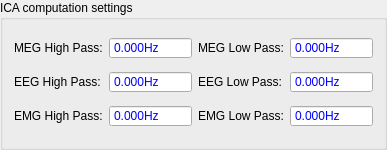
      <widget class="QGroupBox" name="groupICA">
       <property name="sizePolicy">
        <sizepolicy hsizetype="Expanding" vsizetype="Expanding">
         <horstretch>0</horstretch>
         <verstretch>0</verstretch>
        </sizepolicy>
       </property>
       <property name="minimumSize">
        <size>
         <width>150</width>
         <height>150</height>
        </size>
       </property>
       <property name="title">
        <string>ICA computation settings</string>
       </property>
       <layout class="QHBoxLayout" name="horizontalLayout_3">
        <item>
         <layout class="QGridLayout" name="gridLayout_4">
          <item row="1" column="2">
           <widget class="QDoubleSpinBox" name="spICAEEGHP">
            <property name="sizePolicy">
             <sizepolicy hsizetype="Expanding" vsizetype="Fixed">
              <horstretch>0</horstretch>
              <verstretch>0</verstretch>
             </sizepolicy>
            </property>
            <property name="minimumSize">
             <size>
              <width>50</width>
              <height>20</height>
             </size>
            </property>
            <property name="maximumSize">
             <size>
              <width>90</width>
              <height>16777215</height>
             </size>
            </property>
            <property name="styleSheet">
             <string notr="true">color: blue;</string>
            </property>
            <property name="readOnly">
             <bool>true</bool>
            </property>
            <property name="buttonSymbols">
             <enum>QAbstractSpinBox::NoButtons</enum>
            </property>
            <property name="suffix">
             <string>Hz</string>
            </property>
            <property name="decimals">
             <number>3</number>
            </property>
            <property name="maximum">
             <double>10000.000000000000000</double>
            </property>
           </widget>
          </item>
          <item row="1" column="1">
           <widget class="QLabel" name="labelEEGHP">
            <property name="sizePolicy">
             <sizepolicy hsizetype="Preferred" vsizetype="Fixed">
              <horstretch>0</horstretch>
              <verstretch>0</verstretch>
             </sizepolicy>
            </property>
            <property name="text">
             <string>EEG High Pass:</string>
            </property>
           </widget>
          </item>
          <item row="2" column="2">
           <widget class="QDoubleSpinBox" name="spICAEMGHP">
            <property name="sizePolicy">
             <sizepolicy hsizetype="Expanding" vsizetype="Fixed">
              <horstretch>0</horstretch>
              <verstretch>0</verstretch>
             </sizepolicy>
            </property>
            <property name="minimumSize">
             <size>
              <width>50</width>
              <height>20</height>
             </size>
            </property>
            <property name="maximumSize">
             <size>
              <width>90</width>
              <height>16777215</height>
             </size>
            </property>
            <property name="styleSheet">
             <string notr="true">color: blue;</string>
            </property>
            <property name="readOnly">
             <bool>true</bool>
            </property>
            <property name="buttonSymbols">
             <enum>QAbstractSpinBox::NoButtons</enum>
            </property>
            <property name="suffix">
             <string>Hz</string>
            </property>
            <property name="decimals">
             <number>3</number>
            </property>
            <property name="maximum">
             <double>10000.000000000000000</double>
            </property>
           </widget>
          </item>
          <item row="0" column="1">
           <widget class="QLabel" name="labelMEGHP">
            <property name="sizePolicy">
             <sizepolicy hsizetype="Preferred" vsizetype="Fixed">
              <horstretch>0</horstretch>
              <verstretch>0</verstretch>
             </sizepolicy>
            </property>
            <property name="text">
             <string>MEG High Pass:</string>
            </property>
           </widget>
          </item>
          <item row="0" column="2">
           <widget class="QDoubleSpinBox" name="spICAMEGHP">
            <property name="sizePolicy">
             <sizepolicy hsizetype="Expanding" vsizetype="Fixed">
              <horstretch>0</horstretch>
              <verstretch>0</verstretch>
             </sizepolicy>
            </property>
            <property name="minimumSize">
             <size>
              <width>50</width>
              <height>20</height>
             </size>
            </property>
            <property name="maximumSize">
             <size>
              <width>90</width>
              <height>16777215</height>
             </size>
            </property>
            <property name="styleSheet">
             <string notr="true">color: blue;</string>
            </property>
            <property name="readOnly">
             <bool>true</bool>
            </property>
            <property name="buttonSymbols">
             <enum>QAbstractSpinBox::NoButtons</enum>
            </property>
            <property name="suffix">
             <string>Hz</string>
            </property>
            <property name="decimals">
             <number>3</number>
            </property>
            <property name="maximum">
             <double>10000.000000000000000</double>
            </property>
           </widget>
          </item>
          <item row="2" column="1">
           <widget class="QLabel" name="labelEMGHP">
            <property name="sizePolicy">
             <sizepolicy hsizetype="Preferred" vsizetype="Fixed">
              <horstretch>0</horstretch>
              <verstretch>0</verstretch>
             </sizepolicy>
            </property>
            <property name="text">
             <string>EMG High Pass:</string>
            </property>
           </widget>
          </item>
          <item row="0" column="3">
           <widget class="QLabel" name="labelMEGLP">
            <property name="sizePolicy">
             <sizepolicy hsizetype="Preferred" vsizetype="Fixed">
              <horstretch>0</horstretch>
              <verstretch>0</verstretch>
             </sizepolicy>
            </property>
            <property name="text">
             <string>MEG Low Pass:</string>
            </property>
           </widget>
          </item>
          <item row="1" column="3">
           <widget class="QLabel" name="labelEEGLP">
            <property name="sizePolicy">
             <sizepolicy hsizetype="Preferred" vsizetype="Fixed">
              <horstretch>0</horstretch>
              <verstretch>0</verstretch>
             </sizepolicy>
            </property>
            <property name="text">
             <string>EEG Low Pass:</string>
            </property>
           </widget>
          </item>
          <item row="2" column="3">
           <widget class="QLabel" name="labelEMGLP">
            <property name="sizePolicy">
             <sizepolicy hsizetype="Preferred" vsizetype="Fixed">
              <horstretch>0</horstretch>
              <verstretch>0</verstretch>
             </sizepolicy>
            </property>
            <property name="text">
             <string>EMG Low Pass:</string>
            </property>
           </widget>
          </item>
          <item row="0" column="4">
           <widget class="QDoubleSpinBox" name="spICAMEGLP">
            <property name="sizePolicy">
             <sizepolicy hsizetype="Expanding" vsizetype="Preferred">
              <horstretch>0</horstretch>
              <verstretch>0</verstretch>
             </sizepolicy>
            </property>
            <property name="minimumSize">
             <size>
              <width>50</width>
              <height>20</height>
             </size>
            </property>
            <property name="maximumSize">
             <size>
              <width>90</width>
              <height>16777215</height>
             </size>
            </property>
            <property name="styleSheet">
             <string notr="true">color: blue;</string>
            </property>
            <property name="readOnly">
             <bool>true</bool>
            </property>
            <property name="buttonSymbols">
             <enum>QAbstractSpinBox::NoButtons</enum>
            </property>
            <property name="suffix">
             <string>Hz</string>
            </property>
            <property name="decimals">
             <number>3</number>
            </property>
            <property name="maximum">
             <double>10000.000000000000000</double>
            </property>
           </widget>
          </item>
          <item row="1" column="4">
           <widget class="QDoubleSpinBox" name="spICAEEGLP">
            <property name="sizePolicy">
             <sizepolicy hsizetype="Expanding" vsizetype="Fixed">
              <horstretch>0</horstretch>
              <verstretch>0</verstretch>
             </sizepolicy>
            </property>
            <property name="minimumSize">
             <size>
              <width>50</width>
              <height>20</height>
             </size>
            </property>
            <property name="maximumSize">
             <size>
              <width>90</width>
              <height>16777215</height>
             </size>
            </property>
            <property name="styleSheet">
             <string notr="true">color: blue;</string>
            </property>
            <property name="readOnly">
             <bool>true</bool>
            </property>
            <property name="buttonSymbols">
             <enum>QAbstractSpinBox::NoButtons</enum>
            </property>
            <property name="suffix">
             <string>Hz</string>
            </property>
            <property name="decimals">
             <number>3</number>
            </property>
            <property name="maximum">
             <double>10000.000000000000000</double>
            </property>
           </widget>
          </item>
          <item row="2" column="4">
           <widget class="QDoubleSpinBox" name="spICAEMGLP">
            <property name="sizePolicy">
             <sizepolicy hsizetype="Expanding" vsizetype="Fixed">
              <horstretch>0</horstretch>
              <verstretch>0</verstretch>
             </sizepolicy>
            </property>
            <property name="minimumSize">
             <size>
              <width>50</width>
              <height>20</height>
             </size>
            </property>
            <property name="maximumSize">
             <size>
              <width>90</width>
              <height>16777215</height>
             </size>
            </property>
            <property name="styleSheet">
             <string notr="true">color: blue;</string>
            </property>
            <property name="readOnly">
             <bool>true</bool>
            </property>
            <property name="buttonSymbols">
             <enum>QAbstractSpinBox::NoButtons</enum>
            </property>
            <property name="suffix">
             <string>Hz</string>
            </property>
            <property name="decimals">
             <number>3</number>
            </property>
            <property name="maximum">
             <double>10000.000000000000000</double>
            </property>
           </widget>
          </item>
         </layout>
        </item>
       </layout>
      </widget>
